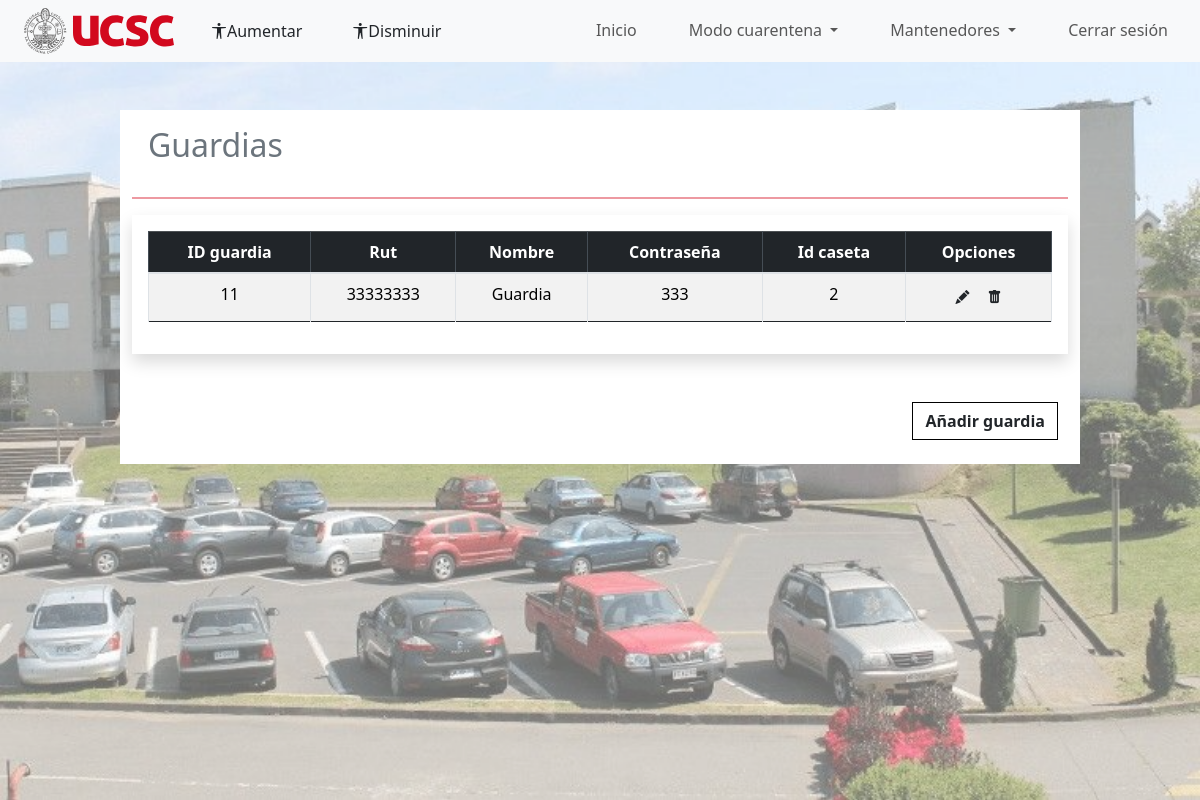
Screenshot of /index.php?p=admin/admin_guardia (signed in) with the database file from the repository.
### tables this page shows
CREATE TABLE `guardias` (
  `id_guardia` int(11) NOT NULL,
  `run` int(8) NOT NULL,
  `nombre` varchar(40) NOT NULL,
  `contraseña` varchar(80) NOT NULL,
  `id_caseta` int(11) NOT NULL
);

### index.php (called while the page is built, shortened)
<?php
$pagina = isset($_GET['p']) ? strtolower($_GET['p']) : 'auth/login';
require_once 'includes/header.php';
require_once 'pages/' . $pagina . '.php';

### pages/admin/admin_guardia.php (the view, shortened to what this page needs)
<div class="container-fluid">
        <div class="container-fluid">
            <div class="row">
                <div class="col-10 bg-white offset-1 mt-5">
                    <div class="h2 p-3 text-secondary ">Guardias</div>
                    <hr class="border border-danger border-1 opacity-50">
                    <div class="table-responsive shadow p-3" >
                        <table class="table table-hover table-bordered border-dark  table-striped text-center" id="miTabla">
                            <thead class="table-dark">
                                <tr>
                                    <th scope="col">ID guardia</th>
                                    <th scope="col">Rut</th>
                                    <th scope="col">Nombre</th>
                                    <th scope="col">Contraseña</th>
                                    <th scope="col">Id caseta</th>
                                    <th scope="col">Opciones</th>
                                </tr>
                            </thead>
                            <tbody class="table-group-divider">
                                <?php
                                require __DIR__ . '/../../modelo/conexion.php';
                                $sql = "SELECT * FROM guardias";
                                $resultado = mysqli_query($conexion, "$sql");
                                while ($row = mysqli_fetch_assoc($resultado)) {
                                    echo "<tr id='{$row["id_guardia"]}'>";
                                    echo "<td data-target='id_tipoUsuario'>" . $row["id_guardia"] . "</td>";
                                    echo "<td data-target='run'>" . $row["run"] . "</td>";
                                    echo "<td data-target='nombre'>" . $row["nombre"] . "</td>";
                                    echo "<td data-target='contraseña'>" . $row["contraseña"] . "</td>";
                                    echo "<td data-target='id_caseta'>" . $row["id_caseta"] . "</td>";
                                    echo "<td>";
                                    echo "<a href='#' class='btn btn-sm' data-role='update_tipo' data-id_tipo='" . $row['id_guardia'] . "'>";;
                                    echo "<i class='bi bi-pencil-fill'></i>";
                                    echo "</a>";
                                    echo "<a href='#' class='btn btn-sm' data-role='eliminar' data-id='" . $row['id_guardia'] . "'>";
                                    echo "<i class='bi bi-trash-fill'></i>";
                                    echo "</a>";
                                    echo "</td>";
                                    echo "</tr>";
                                }
                                ?>
                            </tbody>
                        </table>
                    </div>
                    <div class="d-flex justify-content-end mt-5">
                        <button type="submit" class="btn custom-btn  fw-semibold  mb-4 añadir_vehiculo rounded-0" name="añadir" data-bs-toggle="modal" data-bs-target="#nuevomodalguardia">Añadir guardia</button>
                    </div>
                </div>
            </div>
        </div>
    </div>

### css/style_inicio.css (style rules this page uses)
* { margin: 0; padding: 0; }
.añadir_vehiculo { margin-right: 10px; }

### css/style-perfil.css (style rules this page uses)
#miTabla tbody td { text-align: center !important; }

### css/botones.css (style rules this page uses)
.custom-btn { background-color: #fff; color: #000000; transition: background-color 0.7s ease !important; border: 1px solid #000 !important; cursor: pointer; }

### rows the page displays
guardias: id_guardia "11", run "33333333", nombre "Guardia", contraseña "333", id_caseta "2"
